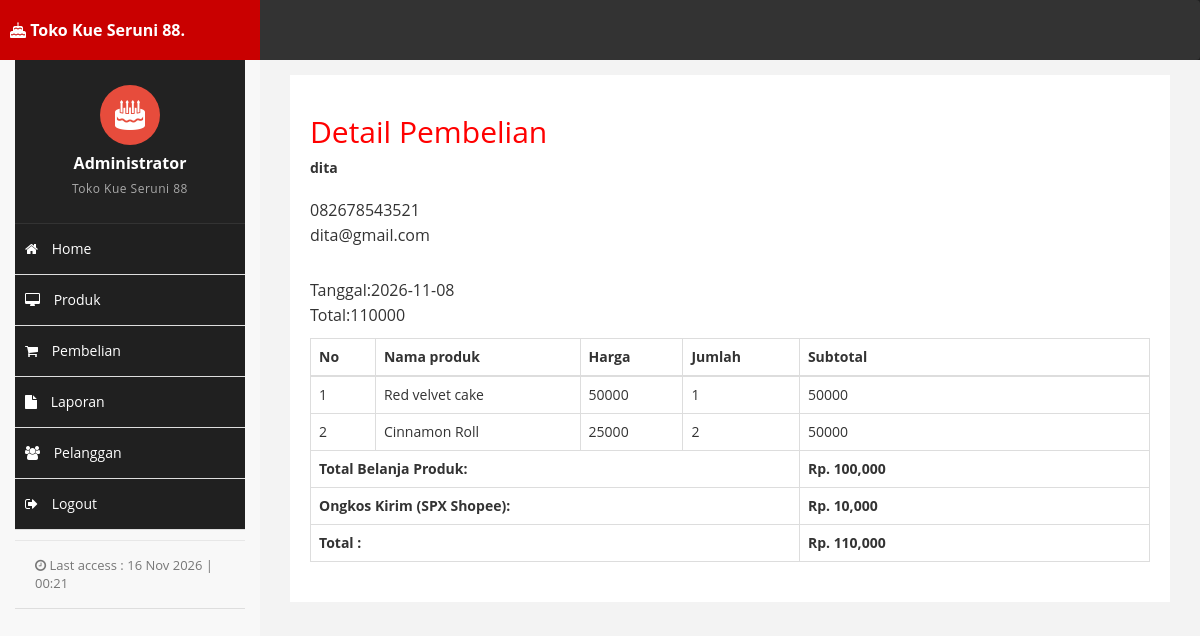
The page /admin/index.php?halaman=detail&id=47 (signed in) on the database its author committed.
### tables this page shows
CREATE TABLE `pembelian` (
  `id_pembelian` int(11) NOT NULL,
  `id_pelanggan` int(11) NOT NULL,
  `id_ongkir` int(11) DEFAULT NULL,
  `tanggal_pembelian` date NOT NULL,
  `total_pembelian` int(11) NOT NULL,
  `nama_ekspedisi` varchar(50) NOT NULL,
  `tarif` int(11) NOT NULL,
  `alamat_pengiriman` text NOT NULL,
  `status_pembelian` varchar(100) NOT NULL DEFAULT 'pending',
  `resi_pengiriman` varchar(20) NOT NULL
);

CREATE TABLE `pelanggan` (
  `id_pelanggan` int(11) NOT NULL,
  `email_pelanggan` varchar(50) NOT NULL,
  `password_pelanggan` varchar(50) NOT NULL,
  `nama_pelanggan` varchar(50) NOT NULL,
  `telepon_pelanggan` varchar(50) NOT NULL,
  `alamat_pelanggan` text NOT NULL
);

CREATE TABLE `pembelian_produk` (
  `id_pembelian_produk` int(11) NOT NULL,
  `id_pembelian` int(11) NOT NULL,
  `id_produk` int(11) NOT NULL,
  `jumlah` int(11) NOT NULL,
  `nama` varchar(100) NOT NULL,
  `harga` int(11) NOT NULL,
  `subharga` int(11) NOT NULL
);

CREATE TABLE `produk` (
  `id_produk` int(11) NOT NULL,
  `nama_produk` varchar(50) NOT NULL,
  `harga_produk` int(11) NOT NULL,
  `foto_produk` varchar(50) NOT NULL,
  `deskripsi_produk` text NOT NULL,
  `stok_produk` int(5) NOT NULL
);

### admin/detail.php (the view)
<h2>Detail Pembelian</h2>
<?php
$ambil =$koneksi->query("SELECT * FROM pembelian JOIN pelanggan ON pembelian.id_pelanggan=pelanggan.id_pelanggan WHERE pembelian.id_pembelian='$_GET[id]'");
$detail = $ambil->fetch_assoc();
?>
<strong><?php echo $detail['nama_pelanggan']; ?></strong><br>
<p>
    <?php echo $detail['telepon_pelanggan']; ?><br>
    <?php  echo $detail['email_pelanggan']; ?>
</p>
<p>
    Tanggal:<?php echo $detail['tanggal_pembelian']; ?><br>
    Total:<?php echo $detail['total_pembelian']; ?>
</p>
<table class="table table-bordered">
    <thead>
        <tr>
            <th>No</th>
            <th>Nama produk</th>
            <th>Harga</th>
            <th>Jumlah</th>
            <th>Subtotal</th>
        </tr>
    </thead>
    <tbody>
        <?php $nomor=1; ?>
        <?php $total_belanja_produk = 0; ?>
        <?php $ambil=$koneksi->query("SELECT * FROM pembelian_produk JOIN produk ON pembelian_produk.id_produk=produk.id_produk WHERE pembelian_produk.id_pembelian='$_GET[id]'"); ?>
        <?php while($pecah=$ambil->fetch_assoc()){
            $total_belanja_produk += $pecah['subharga']; ?>
        <tr>
            <td><?php echo $nomor; ?></td>
            <td><?php echo $pecah['nama_produk']; ?></td>
            <td><?php echo $pecah['harga_produk']; ?></td>
            <td><?php echo $pecah['jumlah']; ?></td>
            <td>
                <?php echo $pecah['harga_produk']*$pecah['jumlah']; ?>
            </td>
        </tr>
        <?php $nomor++; ?>
        <?php } ?>
    </tbody>
    <tfoot>
                    <tr>
                        <th colspan="4">Total Belanja Produk:</th>
                        <th>Rp. <?php echo number_format($total_belanja_produk); ?></th>
                    </tr>
                    <tr>
                        <th colspan="4">Ongkos Kirim (<?php echo $detail['nama_ekspedisi']; ?>):</th>
                        <th>Rp. <?php echo number_format($detail['tarif']); ?></th>
                    </tr>
                    <tr>
                        <th colspan="4">Total :</th>
                        <th>Rp. <?php echo number_format($detail['total_pembelian']); ?></th>
                    </tr>
                </tfoot>
</table>

### admin/assets/css/custom.css (style rules this page uses)
html, body { height: 100%; overflow: hidden; font-family: "Open Sans", sans-serif; margin: 0; padding: 0; scroll-behavior: smooth; }
h2 { color: #f00; }
p { font-size: 16px; line-height: 25px; padding-top: 20px; }
.table td, .table th { white-space: normal; }
.table td:nth-child(5), .table th:nth-child(5) { min-width: 200px; }

### rows shown on the page
pembelian: id_pelanggan.nama_pelanggan "dita", id_pelanggan.telepon_pelanggan "082678543521", id_pelanggan.email_pelanggan "dita@gmail.com", tanggal_pembelian "2026-11-08", total_pembelian "110000", nama_ekspedisi "SPX Shopee", tarif "10,000", total_pembelian "110,000"
pembelian_produk: id_produk.nama_produk "Red velvet cake", id_produk.harga_produk "50000", jumlah "1", $pecah['harga_produk']*$pecah['jumlah'] "50000"
pembelian_produk: id_produk.nama_produk "Cinnamon Roll", id_produk.harga_produk "25000", jumlah "2", $pecah['harga_produk']*$pecah['jumlah'] "50000"

### other values the page prints
$total_belanja_produk "100,000"
